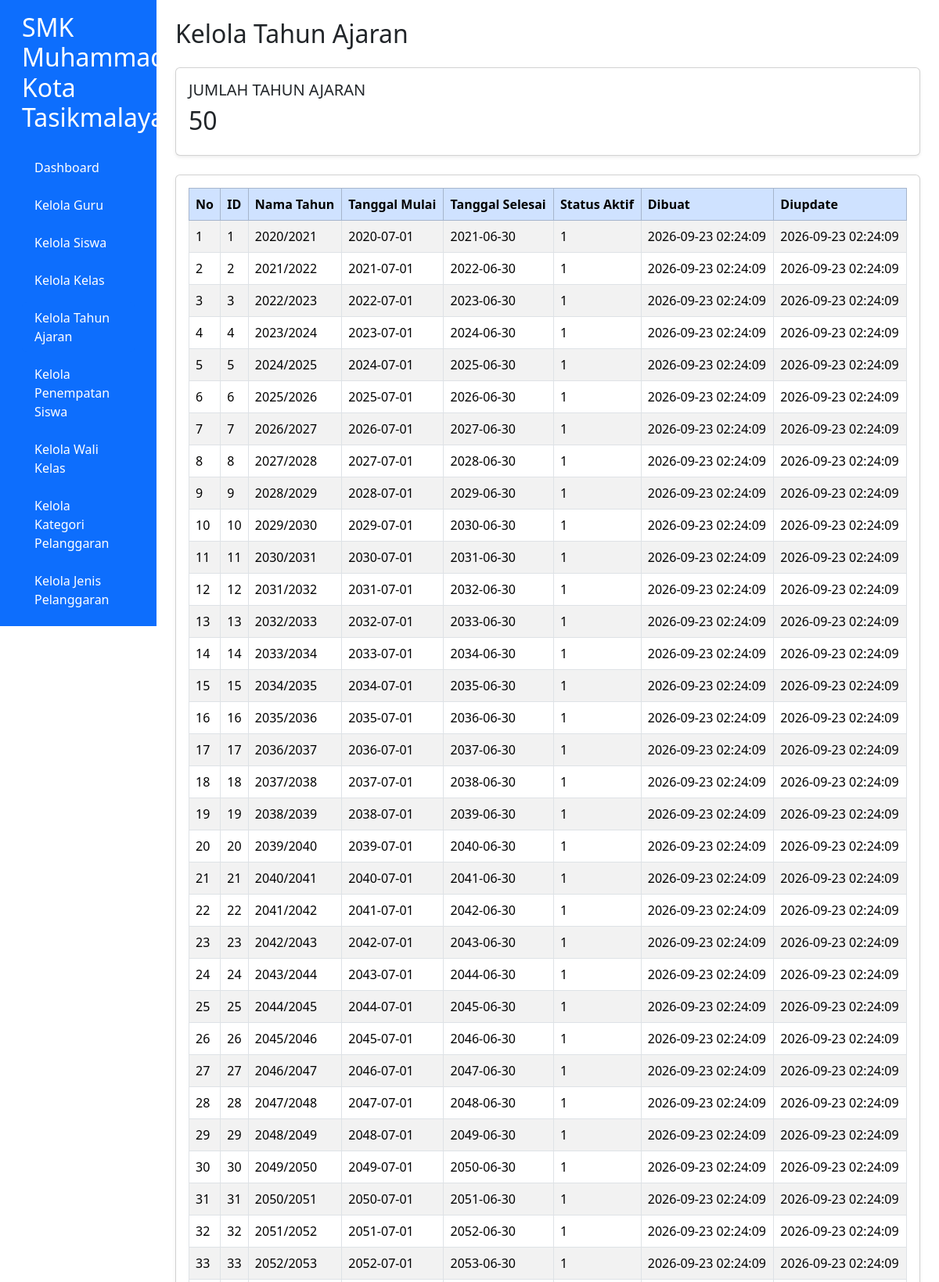
Page /kelola_tahun_ajaran.php (signed in, upper part) on the committed database.
### tables this page shows
CREATE TABLE `t_tahun_ajaran` (
  `id` int(11) NOT NULL,
  `nama` varchar(20) DEFAULT NULL,
  `tanggal_mulai` date NOT NULL,
  `tanggal_selesai` date NOT NULL,
  `status_aktif` tinyint(1) NOT NULL,
  `created_at` timestamp NOT NULL DEFAULT current_timestamp(),
  `updated_at` timestamp NOT NULL DEFAULT current_timestamp()
);

### kelola_tahun_ajaran.php (the view, shortened to what this page needs)
<?php
require_once "config.php";
$query = mysqli_query($conn, "SELECT COUNT(*) AS total FROM t_tahun_ajaran");
$total = mysqli_fetch_assoc($query)['total'];
$result = mysqli_query($conn, "SELECT * FROM t_tahun_ajaran ORDER BY id ASC");
?>
<!DOCTYPE html>
<html lang="id">
<head>
    <link href="https://cdn.jsdelivr.net/npm/bootstrap@5.3.8/dist/css/bootstrap.min.css" rel="stylesheet">
</head>
<body>
<div class="container-fluid">
<div class="row">
<?php include "menu.php"; ?>
<main class="col-md-9 col-lg-10 p-4">
    <h2 class="mb-4">Kelola Tahun Ajaran</h2>
    <div class="card mb-4 shadow-sm"><div class="card-body">
        <h5>JUMLAH TAHUN AJARAN</h5><h2><?= (int)$total ?></h2>
    </div></div>
    <div class="card shadow-sm"><div class="card-body">
        <div class="table-responsive">
        <table class="table table-bordered table-striped table-hover">
            <thead class="table-primary">
                <tr><th>No</th><th>ID</th><th>Nama Tahun</th><th>Tanggal Mulai</th><th>Tanggal Selesai</th><th>Status Aktif</th><th>Dibuat</th><th>Diupdate</th></tr>
            </thead>
            <tbody>
            <?php if (mysqli_num_rows($result) > 0): ?>
                <?php $no = 1; while ($row = mysqli_fetch_assoc($result)):
                    $updated = $row['updated_at'] ?? '';
                ?>
                <tr>
                    <td><?= $no++ ?></td>
                    <td><?= htmlspecialchars((string)$row['id']) ?></td>
                    <td><?= htmlspecialchars((string)($row['nama'] ?? '-')) ?></td>
                    <td><?= htmlspecialchars((string)($row['tanggal_mulai'] ?? '-')) ?></td>
                    <td><?= htmlspecialchars((string)($row['tanggal_selesai'] ?? '-')) ?></td>
                    <td><?= htmlspecialchars((string)($row['status_aktif'] ?? '-')) ?></td>
                    <td><?= htmlspecialchars((string)($row['created_at'] ?? '-')) ?></td>
                    <td><?= htmlspecialchars((string)$updated) ?></td>
                </tr>
                <?php endwhile; ?>
            <?php else: ?>
                <tr><td colspan="8" class="text-center">Belum ada data tahun ajaran.</td></tr>
            <?php endif; ?>
            </tbody>
        </table>
        </div>
    </div></div>
</main>
</div>
</div>
</body>
</html>

### rows in the picture
t_tahun_ajaran: id "1", nama "2020/2021", tanggal_mulai "2020-07-01", tanggal_selesai "2021-06-30", status_aktif "1", created_at "2026-09-23 02:24:09", updated_at "2026-09-23 02:24:09"
t_tahun_ajaran: id "2", nama "2021/2022", tanggal_mulai "2021-07-01", tanggal_selesai "2022-06-30", status_aktif "1", created_at "2026-09-23 02:24:09", updated_at "2026-09-23 02:24:09"
t_tahun_ajaran: id "3", nama "2022/2023", tanggal_mulai "2022-07-01", tanggal_selesai "2023-06-30", status_aktif "1", created_at "2026-09-23 02:24:09", updated_at "2026-09-23 02:24:09"
t_tahun_ajaran: id "4", nama "2023/2024", tanggal_mulai "2023-07-01", tanggal_selesai "2024-06-30", status_aktif "1", created_at "2026-09-23 02:24:09", updated_at "2026-09-23 02:24:09"
t_tahun_ajaran: id "5", nama "2024/2025", tanggal_mulai "2024-07-01", tanggal_selesai "2025-06-30", status_aktif "1", created_at "2026-09-23 02:24:09", updated_at "2026-09-23 02:24:09"
t_tahun_ajaran: id "6", nama "2025/2026", tanggal_mulai "2025-07-01", tanggal_selesai "2026-06-30", status_aktif "1", created_at "2026-09-23 02:24:09", updated_at "2026-09-23 02:24:09"
t_tahun_ajaran: id "7", nama "2026/2027", tanggal_mulai "2026-07-01", tanggal_selesai "2027-06-30", status_aktif "1", created_at "2026-09-23 02:24:09", updated_at "2026-09-23 02:24:09"
t_tahun_ajaran: id "8", nama "2027/2028", tanggal_mulai "2027-07-01", tanggal_selesai "2028-06-30", status_aktif "1", created_at "2026-09-23 02:24:09", updated_at "2026-09-23 02:24:09"
t_tahun_ajaran: id "9", nama "2028/2029", tanggal_mulai "2028-07-01", tanggal_selesai "2029-06-30", status_aktif "1", created_at "2026-09-23 02:24:09", updated_at "2026-09-23 02:24:09"
t_tahun_ajaran: id "10", nama "2029/2030", tanggal_mulai "2029-07-01", tanggal_selesai "2030-06-30", status_aktif "1", created_at "2026-09-23 02:24:09", updated_at "2026-09-23 02:24:09"
t_tahun_ajaran: id "11", nama "2030/2031", tanggal_mulai "2030-07-01", tanggal_selesai "2031-06-30", status_aktif "1", created_at "2026-09-23 02:24:09", updated_at "2026-09-23 02:24:09"
t_tahun_ajaran: id "12", nama "2031/2032", tanggal_mulai "2031-07-01", tanggal_selesai "2032-06-30", status_aktif "1", created_at "2026-09-23 02:24:09", updated_at "2026-09-23 02:24:09"
t_tahun_ajaran: id "13", nama "2032/2033", tanggal_mulai "2032-07-01", tanggal_selesai "2033-06-30", status_aktif "1", created_at "2026-09-23 02:24:09", updated_at "2026-09-23 02:24:09"
t_tahun_ajaran: id "14", nama "2033/2034", tanggal_mulai "2033-07-01", tanggal_selesai "2034-06-30", status_aktif "1", created_at "2026-09-23 02:24:09", updated_at "2026-09-23 02:24:09"
t_tahun_ajaran: id "15", nama "2034/2035", tanggal_mulai "2034-07-01", tanggal_selesai "2035-06-30", status_aktif "1", created_at "2026-09-23 02:24:09", updated_at "2026-09-23 02:24:09"
t_tahun_ajaran: id "16", nama "2035/2036", tanggal_mulai "2035-07-01", tanggal_selesai "2036-06-30", status_aktif "1", created_at "2026-09-23 02:24:09", updated_at "2026-09-23 02:24:09"
t_tahun_ajaran: id "17", nama "2036/2037", tanggal_mulai "2036-07-01", tanggal_selesai "2037-06-30", status_aktif "1", created_at "2026-09-23 02:24:09", updated_at "2026-09-23 02:24:09"
t_tahun_ajaran: id "18", nama "2037/2038", tanggal_mulai "2037-07-01", tanggal_selesai "2038-06-30", status_aktif "1", created_at "2026-09-23 02:24:09", updated_at "2026-09-23 02:24:09"
t_tahun_ajaran: id "19", nama "2038/2039", tanggal_mulai "2038-07-01", tanggal_selesai "2039-06-30", status_aktif "1", created_at "2026-09-23 02:24:09", updated_at "2026-09-23 02:24:09"
t_tahun_ajaran: id "20", nama "2039/2040", tanggal_mulai "2039-07-01", tanggal_selesai "2040-06-30", status_aktif "1", created_at "2026-09-23 02:24:09", updated_at "2026-09-23 02:24:09"
t_tahun_ajaran: id "21", nama "2040/2041", tanggal_mulai "2040-07-01", tanggal_selesai "2041-06-30", status_aktif "1", created_at "2026-09-23 02:24:09", updated_at "2026-09-23 02:24:09"
t_tahun_ajaran: id "22", nama "2041/2042", tanggal_mulai "2041-07-01", tanggal_selesai "2042-06-30", status_aktif "1", created_at "2026-09-23 02:24:09", updated_at "2026-09-23 02:24:09"
t_tahun_ajaran: id "23", nama "2042/2043", tanggal_mulai "2042-07-01", tanggal_selesai "2043-06-30", status_aktif "1", created_at "2026-09-23 02:24:09", updated_at "2026-09-23 02:24:09"
t_tahun_ajaran: id "24", nama "2043/2044", tanggal_mulai "2043-07-01", tanggal_selesai "2044-06-30", status_aktif "1", created_at "2026-09-23 02:24:09", updated_at "2026-09-23 02:24:09"
t_tahun_ajaran: id "25", nama "2044/2045", tanggal_mulai "2044-07-01", tanggal_selesai "2045-06-30", status_aktif "1", created_at "2026-09-23 02:24:09", updated_at "2026-09-23 02:24:09"
t_tahun_ajaran: id "26", nama "2045/2046", tanggal_mulai "2045-07-01", tanggal_selesai "2046-06-30", status_aktif "1", created_at "2026-09-23 02:24:09", updated_at "2026-09-23 02:24:09"
t_tahun_ajaran: id "27", nama "2046/2047", tanggal_mulai "2046-07-01", tanggal_selesai "2047-06-30", status_aktif "1", created_at "2026-09-23 02:24:09", updated_at "2026-09-23 02:24:09"
t_tahun_ajaran: id "28", nama "2047/2048", tanggal_mulai "2047-07-01", tanggal_selesai "2048-06-30", status_aktif "1", created_at "2026-09-23 02:24:09", updated_at "2026-09-23 02:24:09"
t_tahun_ajaran: id "29", nama "2048/2049", tanggal_mulai "2048-07-01", tanggal_selesai "2049-06-30", status_aktif "1", created_at "2026-09-23 02:24:09", updated_at "2026-09-23 02:24:09"
t_tahun_ajaran: id "30", nama "2049/2050", tanggal_mulai "2049-07-01", tanggal_selesai "2050-06-30", status_aktif "1", created_at "2026-09-23 02:24:09", updated_at "2026-09-23 02:24:09"
t_tahun_ajaran: id "31", nama "2050/2051", tanggal_mulai "2050-07-01", tanggal_selesai "2051-06-30", status_aktif "1", created_at "2026-09-23 02:24:09", updated_at "2026-09-23 02:24:09"
t_tahun_ajaran: id "32", nama "2051/2052", tanggal_mulai "2051-07-01", tanggal_selesai "2052-06-30", status_aktif "1", created_at "2026-09-23 02:24:09", updated_at "2026-09-23 02:24:09"
t_tahun_ajaran: id "33", nama "2052/2053", tanggal_mulai "2052-07-01", tanggal_selesai "2053-06-30", status_aktif "1", created_at "2026-09-23 02:24:09", updated_at "2026-09-23 02:24:09"

### other values in the picture
$total "50"
